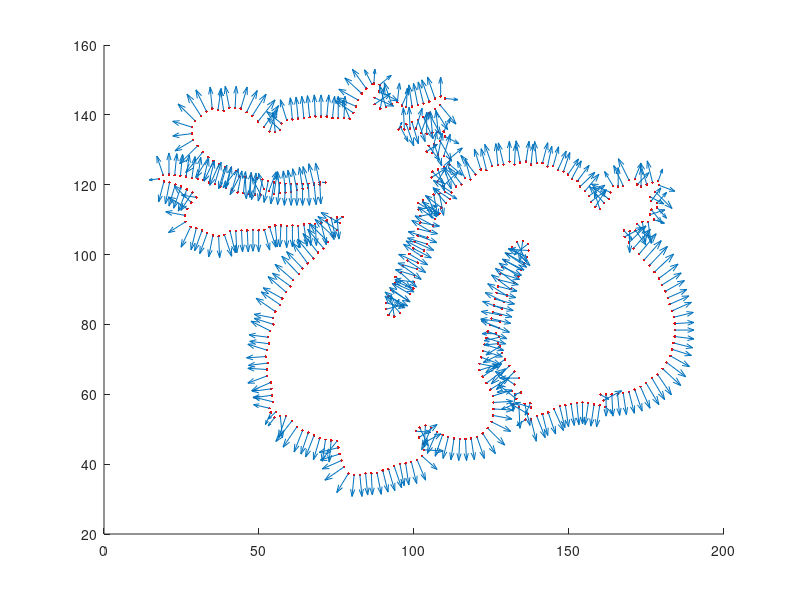
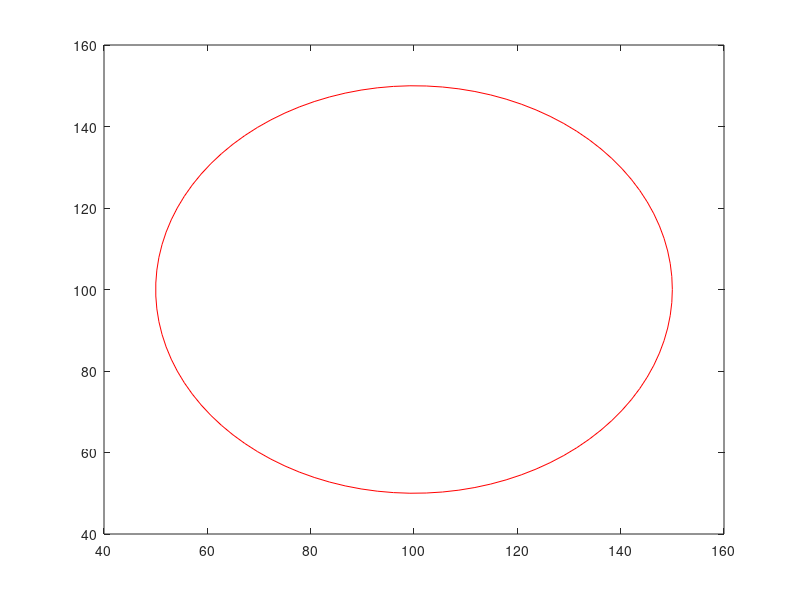
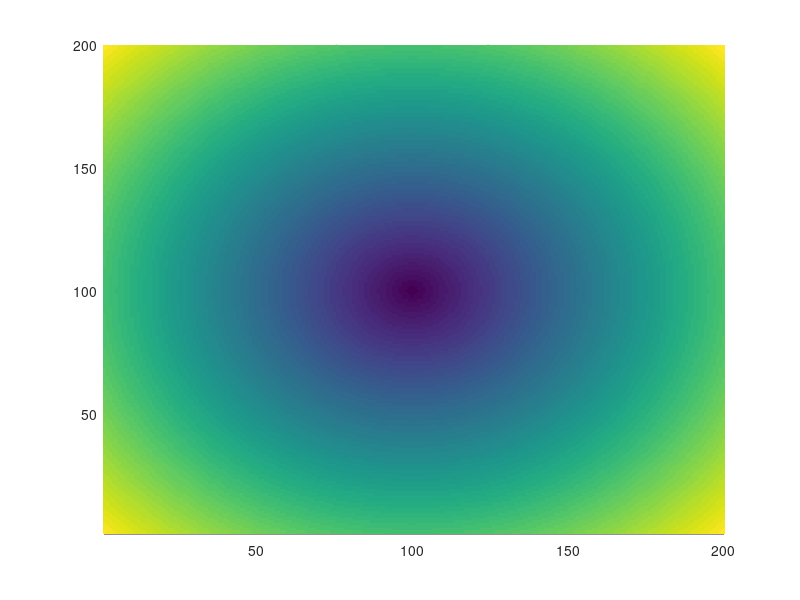

Reproduce these figures in MATLAB, in order. (Note: this script raises an error after producing the figures.)
clc, clear, close all;

%--- convenience functions (silly matlab)
% HP: 2xN matrices, one point per column
quiver2 = @(P,V,varargin) quiver( P(1,:), P(2,:), V(1,:), V(2,:), varargin{:} );
plot2 = @(P,varargin) plot(P(1,:), P(2,:), varargin{:} );
kdtree = @(P) KDTreeSearcher(P');

c= [100 100]
r = 50

[X,Y] = meshgrid(1:200, 1:200);
[XX,YY] = meshgrid(1:200, 1:200);


%%%%%%%%%%%%%%%%%%%%%%%%%%%%%%%%%%%CIRCLE%%%%%%%%%%%%%%%%%%%%%%%%%

load dragon.mat P N;
figure; hold on;

plot2(P,'.r');
quiver2(P,N);

c=[100;100];
r=50;

t=linspace(0,2*pi,100);
x=c(1)+r*cos(t);
y=c(2)+r*sin(t);
figure;
plot(x,y,'-r');

[X,Y]=meshgrid(1:200,1:200);


phi=zeros(200,200);
for x=1:200
    for y=1:200
        p=[x;y];
        phi(x,y)=norm(p-c) - r;
    end
end

figure; hold on;
imagesc(phi);
contour(X,Y,phi, 'color','white');

figure; hold on;
row=phi(100,:);
plot(row);
axis equal;

figure;
surfc(phi, 'Edgecolor','none');



%%%%%%%%%%%%%%%%%%%%%%%%%%%%%%%DRAGON%%%%%%%%%%%%%%%%%%%%%%%%%%%%
load dragon.mat P N;
figure; hold on;
plot2(P,'.r');
quiver2(P,N);


 phi = zeros(200, 200);
 tree = kdtree(P);

  for x=1:200
    for y = 1:200
        i = tree.knnsearch([x,y]);

        p = P(:,i);
        n = N(:,i);
        point=[x;y];
        phi(y,x) = n'*(point-p);
    end
  end
figure; hold on;
imagesc(phi);
contour(X,Y,phi,[0,0], 'color','white');
% plot2 = @(P,varargin) plot(P(1,:), P(2,:), varargin{:} );
% quiver2 = @(P,V,varargin) quiver( P(1,:), P(2,:), V(1,:), V(2,:), varargin{:} );
% load dragon.mat P N;
% figure; hold on;
% plot2(P,'.r');
% quiver2(P,N);


